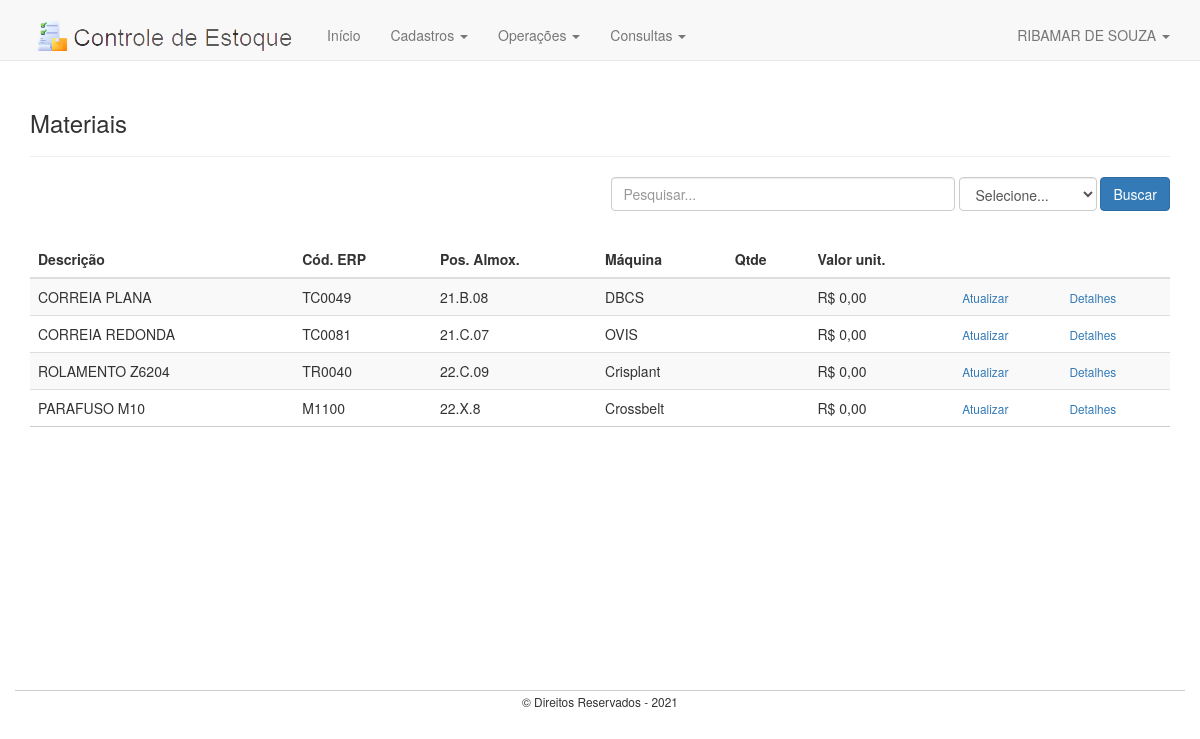
/ (signed in), run on the app's committed database.
### tables this page shows
CREATE TABLE `itens` (
  `id_item` int(11) NOT NULL PRIMARY KEY AUTO_INCREMENT,
  `descricao` varchar(100) NOT NULL,
  `codigo_erp` varchar(10) NOT NULL,
  `part_number` varchar(65) DEFAULT NULL,
  `fabricante` varchar(65) DEFAULT NULL,
  `maquina` varchar(30) DEFAULT NULL,
  `dimensoes` varchar(65) DEFAULT NULL,
  `posicao_almox` varchar(20) DEFAULT NULL
);

### database/crud-mysqli.php (called while the page is built, shortened)
<?php
function abrirConexao()
{
	$conexao = @mysqli_connect("localhost", "root", "", "estoque")
		or die(mysqli_connect_error());
	return $conexao;
}
function executar($sql)
{
	$conexao = abrirConexao();
	$qry = @mysqli_query($conexao, $sql)
		or die(@mysqli_error($conexao));
	return $qry;
}
function consultar($tabela, $condicao = null, $campos = "*")
{
	$sql = "SELECT {$campos} FROM {$tabela} {$condicao}";
	$qry = executar($sql);
	if (!mysqli_num_rows($qry)) {
		return false;
	} else {
		while ($linha = @mysqli_fetch_assoc($qry)) {
			$dados[] = $linha;
		}
		return $dados;
	}
}

### oper/lista-itens.php (called while the page is built)
<?php
require 'database/crud-mysqli.php';
$pesquisar = isset($_GET['pesquisar']) ? strtoupper($_GET['pesquisar']) : "";
$campo = isset($_GET['campo']) ? $_GET['campo'] : null;
if ($pesquisar == "") {
	$dados = consultar("itens", " left join estoque on itens.id_item = estoque.item_id");
} else {
	$dados = consultar("itens", " left join estoque on itens.id_item = estoque.item_id where $campo like '%$pesquisar%'");
}

### index.php (the view, shortened to what this page needs)
<?php include 'template/header.php' ?>
<?php include 'oper/lista-itens.php' ?>
	<div class="container" style="min-height:630px;margin-top:60px">
		<h3 style="margin-top:50px">Materiais</h3><hr>
		<?php
			if (!$dados) {
				echo "<h3>Nenhum registro encontrado.</h3>";
			} else {
		?>
		<form class="form-inline" style="float:right;margin-bottom:30px">
			<div class="form-group">
				<input type="text" name="pesquisar" class="form-control" size="40"
					placeholder="Pesquisar...">
				<select class="form-control" name="campo">
					<option value="null">Selecione...</option>
				</select>
				<input type="submit" value="Buscar" class="btn btn-primary">
			</div>
		</form>
		<table class="table table-striped" style="border-bottom:1px solid #ccc">
			<thead>
				<tr>
					<th scope="col">Descrição</th>
					<th scope="col">Cód. ERP</th>
					<th scope="col">Pos. Almox.</th>
					<th scope="col">Máquina</th>
					<th scope="col">Qtde</th>
					<th scope="col">Valor unit.</th>
					<th colspan="2"></th>
				</tr>
			</thead>
			<tbody>
				<?php foreach ($dados as $item) : ?>
				<tr>
					<td><?php echo $item['descricao'] ?></td>
					<td><?php echo $item['codigo_erp'] ?></td>
					<td><?php echo $item['posicao_almox'] ?></td>
					<td><?php echo $item['maquina'] ?></td>
					<td><?php echo $item['quantidade'] ?></td>
					<td><?php echo "R$ ".number_format($item['custo_unitario'], 2,",", ".") ?></td>
					<?php if (isset($_SESSION['usuario_id']) && $_SESSION['usuario_perfil'] == "admin") { ?>
					<td>
						<a href="item.php?id=<?php echo $item['id_item'] ?>">
							<small>Atualizar</small></a>
					</td>
						<?php } ?>
					<td><a href="#" data-toggle="modal"
							data-target="#exampleModal">
							<small id="detalhes"
								data-descricao="<?php echo $item['descricao'] ?>"
								data-codigo="<?php echo $item['codigo_erp'] ?>"
								data-number="<?php echo $item['part_number'] ?>"
								data-fab="<?php echo $item['fabricante'] ?>"
								data-maquina="<?php echo $item['maquina'] ?>"
								data-dimensoes="<?php echo $item['dimensoes'] ?>"
								data-posicao="<?php echo $item['posicao_almox'] ?>"
								data-quantidade="<?php echo $item['quantidade'] ?>"
								data-unit="<?php echo $item['custo_unitario'] ?>">
								Detalhes
							</small>
						</a>
					</td>
				</tr>
				<?php endforeach ?>
			</tbody>
		</table>
		<?php } ?>
	</div>
<?php include 'template/footer.php' ?>

### data on the page
itens: descricao "CORREIA PLANA", codigo_erp "TC0049", posicao_almox "21.B.08", maquina "DBCS", custo_unitario "0,00"
itens: descricao "CORREIA REDONDA", codigo_erp "TC0081", posicao_almox "21.C.07", maquina "OVIS", custo_unitario "0,00"
itens: descricao "ROLAMENTO Z6204", codigo_erp "TR0040", posicao_almox "22.C.09", maquina "Crisplant", custo_unitario "0,00"
itens: descricao "PARAFUSO M10", codigo_erp "M1100", posicao_almox "22.X.8", maquina "Crossbelt", custo_unitario "0,00"

### other printed values
$_SESSION['usuario_nome'] "RIBAMAR DE SOUZA"
